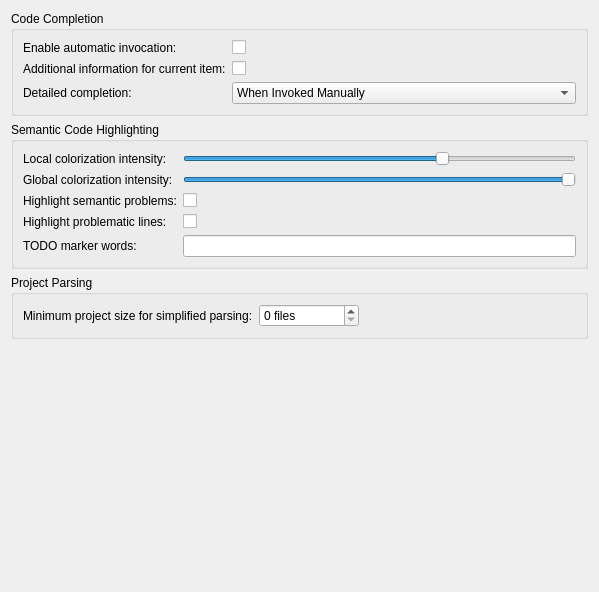
<?xml version="1.0" encoding="UTF-8"?>
<ui version="4.0">
 <class>CCPreferences</class>
 <widget class="QWidget" name="CCPreferences">
  <property name="geometry">
   <rect>
    <x>0</x>
    <y>0</y>
    <width>599</width>
    <height>592</height>
   </rect>
  </property>
  <layout class="QVBoxLayout" name="verticalLayout_2">
   <item>
    <widget class="QGroupBox" name="groupBox">
     <property name="title">
      <string>Code Completion</string>
     </property>
     <layout class="QFormLayout" name="formLayout_2">
      <item row="0" column="1">
       <widget class="QCheckBox" name="kcfg_automaticInvocation">
        <property name="toolTip">
         <string>If disabled, the code completion widget will never show automatically.</string>
        </property>
        <property name="text">
         <string/>
        </property>
       </widget>
      </item>
      <item row="1" column="1">
       <widget class="QCheckBox" name="kcfg_showMultiLineSelectionInformation">
        <property name="toolTip">
         <string>Choose whether to display additional information for the currently selected code completion item.</string>
        </property>
        <property name="text">
         <string/>
        </property>
       </widget>
      </item>
      <item row="3" column="1">
       <widget class="QComboBox" name="kcfg_completionDetail">
        <property name="toolTip">
         <string>&lt;p&gt;The code completion UI has a minimal mode and a detailed mode.&lt;br&gt;Choose in what cases full code completion will be displayed.&lt;/p&gt;</string>
        </property>
        <property name="currentIndex">
         <number>1</number>
        </property>
        <item>
         <property name="text">
          <string>Never</string>
         </property>
        </item>
        <item>
         <property name="text">
          <string>When Invoked Manually</string>
         </property>
        </item>
        <item>
         <property name="text">
          <string>Always</string>
         </property>
        </item>
       </widget>
      </item>
      <item row="3" column="0">
       <widget class="QLabel" name="label">
        <property name="toolTip">
         <string>&lt;p&gt;The code completion UI has a minimal mode and a detailed mode.&lt;br&gt;Choose in what cases full code completion will be displayed.&lt;/p&gt;</string>
        </property>
        <property name="text">
         <string>Detailed completion:</string>
        </property>
       </widget>
      </item>
      <item row="0" column="0">
       <widget class="QLabel" name="label_6">
        <property name="toolTip">
         <string>If disabled, the code completion widget will never show automatically.</string>
        </property>
        <property name="text">
         <string>Enable automatic invocation:</string>
        </property>
       </widget>
      </item>
      <item row="1" column="0">
       <widget class="QLabel" name="label_7">
        <property name="toolTip">
         <string>Choose whether to display additional information for the currently selected codecompletion item.</string>
        </property>
        <property name="text">
         <string>Additional information for current item:</string>
        </property>
       </widget>
      </item>
     </layout>
    </widget>
   </item>
   <item>
    <widget class="QGroupBox" name="groupBox_2">
     <property name="title">
      <string>Semantic Code Highlighting</string>
     </property>
     <layout class="QFormLayout" name="formLayout">
      <property name="fieldGrowthPolicy">
       <enum>QFormLayout::ExpandingFieldsGrow</enum>
      </property>
      <item row="1" column="0">
       <widget class="QLabel" name="localColorizationLabel">
        <property name="toolTip">
         <string>&lt;p&gt;This setting decides about the intensity of colors for local variables, for example function arguments, variables and the like.&lt;/p&gt;</string>
        </property>
        <property name="text">
         <string>Local colorization intensity:</string>
        </property>
        <property name="buddy">
         <cstring>kcfg_localColorization</cstring>
        </property>
       </widget>
      </item>
      <item row="1" column="1">
       <widget class="QSlider" name="kcfg_localColorization">
        <property name="toolTip">
         <string>&lt;p&gt;This setting decides about the intensity of colors for local variables, for example function arguments, variables and the like.&lt;/p&gt;</string>
        </property>
        <property name="maximum">
         <number>255</number>
        </property>
        <property name="singleStep">
         <number>3</number>
        </property>
        <property name="pageStep">
         <number>25</number>
        </property>
        <property name="value">
         <number>170</number>
        </property>
        <property name="orientation">
         <enum>Qt::Horizontal</enum>
        </property>
       </widget>
      </item>
      <item row="9" column="0">
       <widget class="QLabel" name="label_4">
        <property name="toolTip">
         <string>&lt;p&gt;Highlight semantic problems, such as non-existent or inaccessible declarations.&lt;/p&gt;</string>
        </property>
        <property name="text">
         <string>Highlight semantic problems:</string>
        </property>
       </widget>
      </item>
      <item row="9" column="1">
       <widget class="QCheckBox" name="kcfg_highlightSemanticProblems">
        <property name="toolTip">
         <string>&lt;p&gt;Highlight semantic problems, such as non-existent or inaccessible declarations.&lt;/p&gt;</string>
        </property>
        <property name="text">
         <string/>
        </property>
       </widget>
      </item>
      <item row="11" column="0">
       <widget class="QLabel" name="label_5">
        <property name="toolTip">
         <string>&lt;p&gt;When enabled, lines with errors will get additionally highlighted and their positions get marked in the scrollbar.&lt;/p&gt;</string>
        </property>
        <property name="text">
         <string>Highlight problematic lines:</string>
        </property>
       </widget>
      </item>
      <item row="11" column="1">
       <widget class="QCheckBox" name="kcfg_highlightProblematicLines">
        <property name="toolTip">
         <string>&lt;p&gt;When enabled, lines with errors will get additionally highlighted and their positions get marked in the scrollbar.&lt;/p&gt;</string>
        </property>
        <property name="text">
         <string/>
        </property>
       </widget>
      </item>
      <item row="13" column="0">
       <widget class="QLabel" name="label_3">
        <property name="toolTip">
         <string>Space-separated list of words that make a comment represent a TODO item</string>
        </property>
        <property name="text">
         <string>TODO marker words:</string>
        </property>
       </widget>
      </item>
      <item row="13" column="1">
       <widget class="QLineEdit" name="kcfg_todoMarkerWords">
        <property name="toolTip">
         <string>Space-separated list of words that make a comment represent a TODO item.</string>
        </property>
        <property name="placeholderText">
         <string/>
        </property>
       </widget>
      </item>
      <item row="8" column="1">
       <widget class="QSlider" name="kcfg_globalColorization">
        <property name="toolTip">
         <string>&lt;p&gt;This settings lets you change the intensity of globally accessible types, for example classes, methods, functions etc.&lt;/p&gt;</string>
        </property>
        <property name="maximum">
         <number>255</number>
        </property>
        <property name="singleStep">
         <number>3</number>
        </property>
        <property name="pageStep">
         <number>25</number>
        </property>
        <property name="value">
         <number>255</number>
        </property>
        <property name="orientation">
         <enum>Qt::Horizontal</enum>
        </property>
       </widget>
      </item>
      <item row="8" column="0">
       <widget class="QLabel" name="globalColorizationLabel">
        <property name="toolTip">
         <string>&lt;p&gt;This settings lets you change the intensity of globally accessible types, for example classes, methods, functions etc.&lt;/p&gt;</string>
        </property>
        <property name="text">
         <string>Global colorization intensity:</string>
        </property>
        <property name="buddy">
         <cstring>kcfg_localColorization</cstring>
        </property>
       </widget>
      </item>
     </layout>
     <zorder>kcfg_localColorization</zorder>
     <zorder>label_4</zorder>
     <zorder>kcfg_highlightSemanticProblems</zorder>
     <zorder>label_5</zorder>
     <zorder>kcfg_highlightProblematicLines</zorder>
     <zorder>label_3</zorder>
     <zorder>kcfg_todoMarkerWords</zorder>
     <zorder>kcfg_globalColorization</zorder>
     <zorder>globalColorizationLabel</zorder>
     <zorder>localColorizationLabel</zorder>
    </widget>
   </item>
   <item>
    <widget class="QGroupBox" name="groupBox_3">
     <property name="title">
      <string>Project Parsing</string>
     </property>
     <layout class="QFormLayout" name="formLayout_3">
      <property name="fieldGrowthPolicy">
       <enum>QFormLayout::ExpandingFieldsGrow</enum>
      </property>
      <item row="0" column="0">
       <widget class="QLabel" name="label_2">
        <property name="toolTip">
         <string>&lt;p&gt;When a project contains more files than this number, the project will be
parsed in simplified mode, increasing the efficiency by gathering less information. Global code navigation and quickopen capabilities will be reduced.&lt;/p&gt;</string>
        </property>
        <property name="text">
         <string>Minimum project size for simplified parsing:</string>
        </property>
       </widget>
      </item>
      <item row="0" column="1">
       <widget class="QSpinBox" name="kcfg_minFilesForSimplifiedParsing">
        <property name="minimumSize">
         <size>
          <width>100</width>
          <height>0</height>
         </size>
        </property>
        <property name="sizeIncrement">
         <size>
          <width>0</width>
          <height>0</height>
         </size>
        </property>
        <property name="toolTip">
         <string>&lt;p&gt;When a project contains more files than this number, the project will be
parsed in simplified mode, increasing the efficiency by gathering less information. Global code navigation and quickopen capabilities will be reduced.&lt;/p&gt;</string>
        </property>
        <property name="suffix">
         <string> files</string>
        </property>
        <property name="maximum">
         <number>99999999</number>
        </property>
        <property name="singleStep">
         <number>1000</number>
        </property>
       </widget>
      </item>
     </layout>
    </widget>
   </item>
   <item>
    <spacer>
     <property name="orientation">
      <enum>Qt::Vertical</enum>
     </property>
     <property name="sizeHint" stdset="0">
      <size>
       <width>20</width>
       <height>40</height>
      </size>
     </property>
    </spacer>
   </item>
  </layout>
 </widget>
 <resources/>
 <connections/>
</ui>
